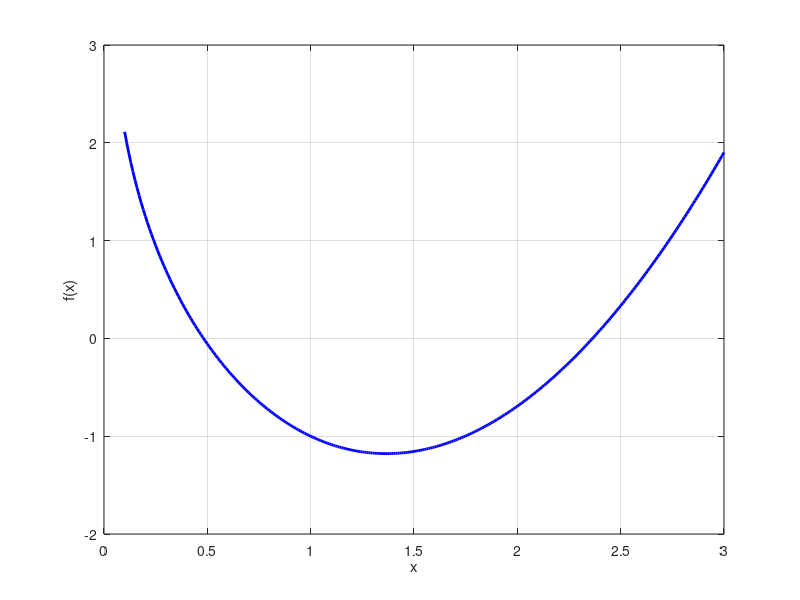

Recreate this plot in MATLAB. (Note: this script raises an error after producing the figure.)
clc;
clear;
close all;


x = 0.1:0.01:3;  
f = x.^2 - 2*x - log(x);

plot(x, f, 'b', 'linewidth', 2);  
hold on;
grid on;
xlabel('x');
ylabel('f(x)');
yline(0, 'k--');  

fungsi = @(x) x.^2 - 2*x - log(x);

akar = fzero(fungsi, 1.5);  

plot(akar, 0, 'go', 'MarkerSize', 10, 'MarkerFaceColor', 'g');
disp(['Akar ditemukan di x = ', num2str(akar)]);
